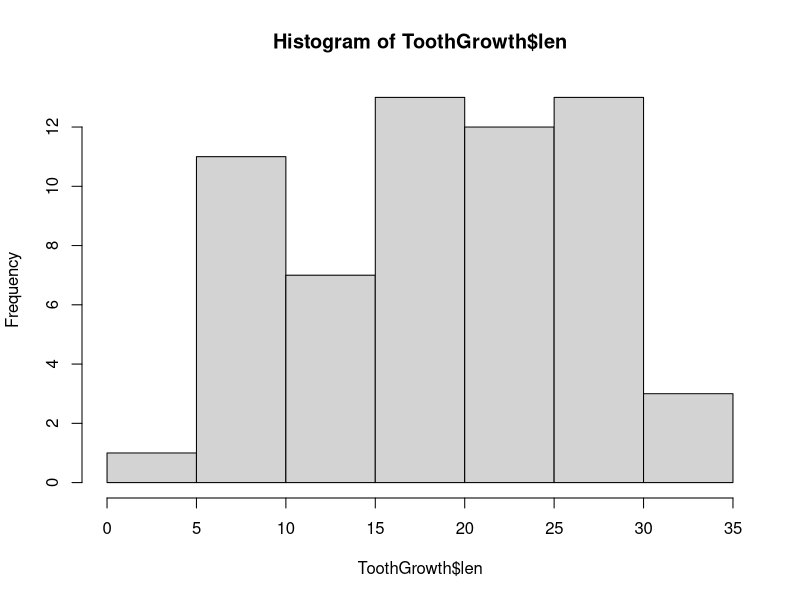
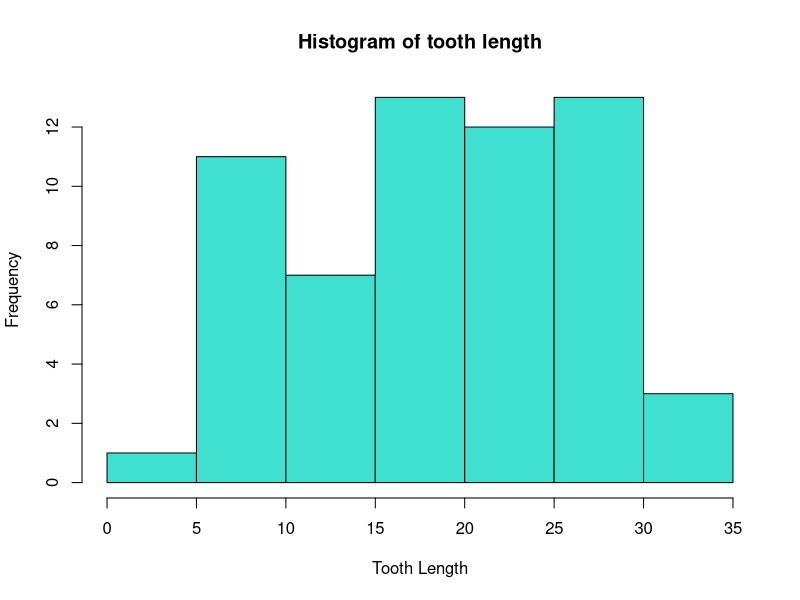
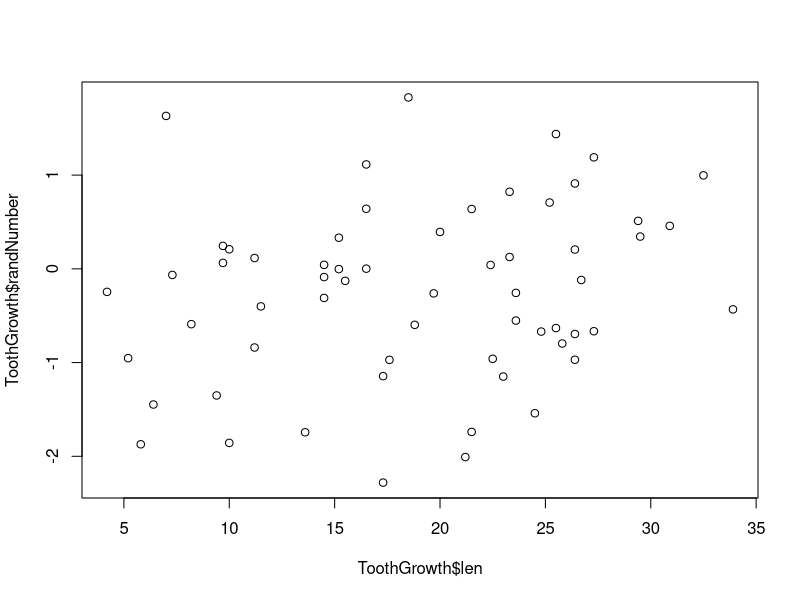
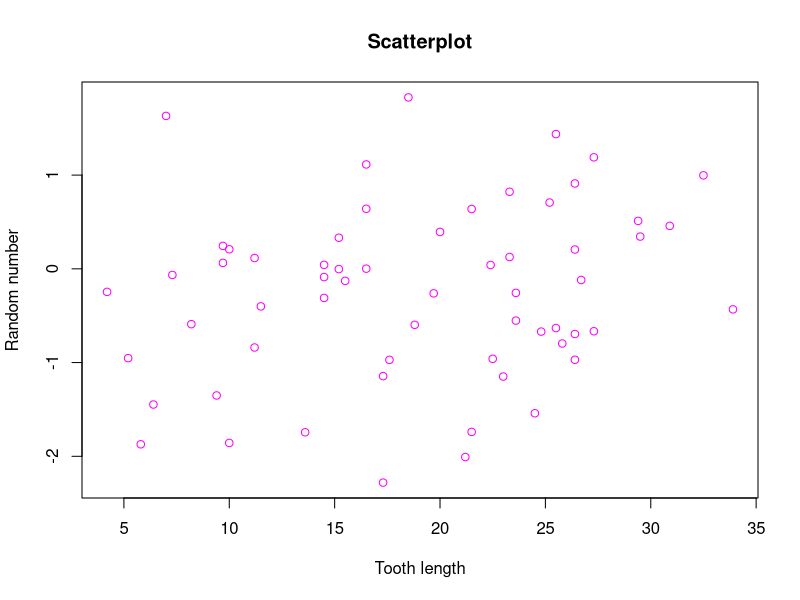
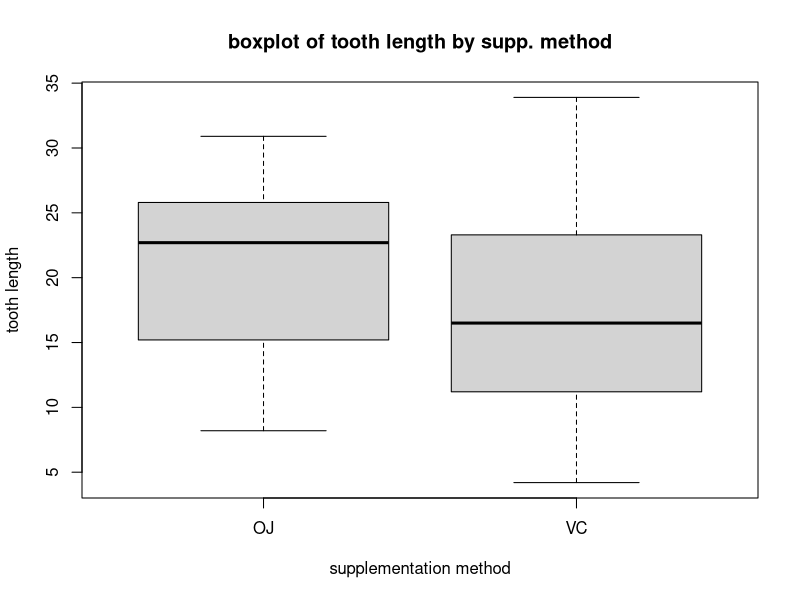
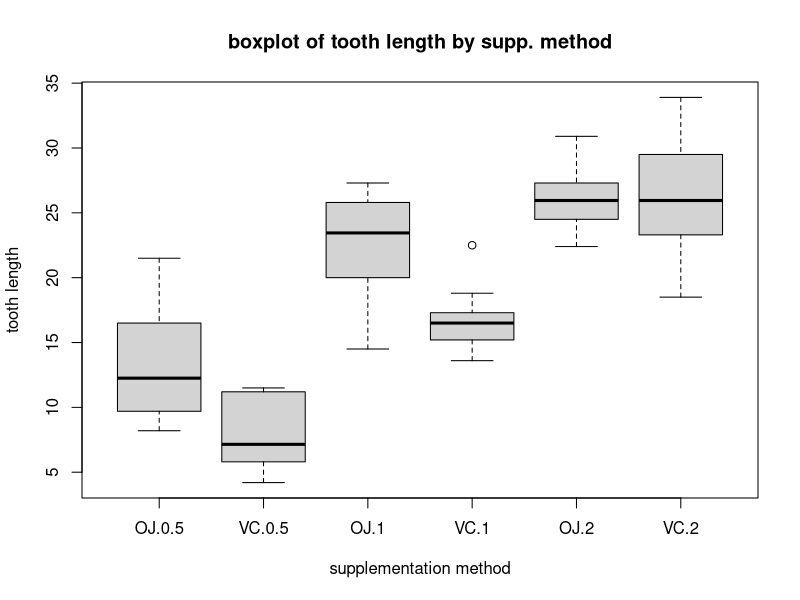

Recreate these plots in R, in order. (Note: this script raises an error after producing the figures.)
###################### 
# RA tutorial / week 1
######################

###### section 1: vectors, matrices, and operations

# clear the workspace
rm(list = ls())

# create an object 'x' equal to the number 2
x <- 2

# create an object 'y' equal to the number 3
y <- 3

# take the square of x
x^2

# now add x and y together, and store the result in a third object 'z'
z <- x + y

# find the square root of the sum of x-squared and y-squared
sqrt(x^2 + y^2)

# create a vector 'vector_a' containing the variables x, y, and z
vector_a <- c(x, y, z)

# print the second element of vector_a
vector_a[2]

# compute the number of elements in vector_a
length(vector_a)

# show the help screen for the length() function
?length

# compute the number of unique elements in vector_a
unique(vector_a)
length(unique(vector_a))

# determine whether the third element of vector_a is greater than 5
vector_a[3] > 5

# create a vector 'vector_b' containing the squares of x, y, and z
vector_b <- c(x^2, y^2, z^2)
vector_a^2

# create a matrix 'our_matrix' containing vector_a in column 1 and vector_b in column 2
our_matrix <- matrix(c(vector_a, vector_b), nrow = 3, ncol = 2, byrow = FALSE)
our_matrix

# get the dimensions of our_matrix
dim(our_matrix)
nrow(our_matrix)
ncol(our_matrix)

# print just the first column of our_matrix
our_matrix[,1]

# print the number in the 3rd row & 2nd column of our_matrix
our_matrix[3,2]

# take the row-wise sum of columns 1 & 2 of our_matrix
our_matrix[,1] + our_matrix[,2]

# add a third column to our_matrix, consisting of the row-wise sum of columns 1 & 2
our_matrix <- matrix(c(our_matrix, (our_matrix[,1]+our_matrix[,2])), nrow = 3, ncol = 3, byrow = FALSE)
our_matrix

#### section 2: dataframes

# convert our_matrix to a dataframe, and store it as 'our_dataframe'
our_dataframe <- as.data.frame(our_matrix)

# give our dataframe some columns names by creating a character vector
names(our_dataframe) <- c('a', 'a_squared', 'sum')

# now we can check that the column names were applied
names(our_dataframe)

# print the sum column
our_dataframe$sum

# print the second value in the a_squared column
our_dataframe$a_squared[2]

# add a new column to our_dataframe equal to the square root of the sum, named 'sum_sqrt'
our_dataframe$sum_sqrt <- sqrt(our_dataframe$sum)
our_dataframe

# take the sum of the new 'sum_sqrt' column
sum(our_dataframe$sum_sqrt)

# the great thing about dataframes is that you can label columns, rows, 
# and you can include multiple classes of data (i.e. character and numeric) 
# in a single data table.
# let's try working with a more realistic dataframe built into R...

# load the ToothGrowth dataset that is built into R
data(ToothGrowth)

# this dataset shows odontoblast length (`len`) in 60 guinea pigs
# given vitamin c in one of two methods (`supp`, either orange juice (OJ) or ascorbic acid (VC)) 
# at one of three doses (`dose`, either 0.5, 1, or 2 mg/day)

# first, we should explore the dataset
# display the first 10 rows of the dataframe
head(ToothGrowth, 10)

# the str() function gives a more comprehensive summary of the variables in a dataframe
# it shows the number of observations, variables, each variable's class, and # of levels
str(ToothGrowth)

# sometimes we want to get a count of the number of observations of one variable
# create a table showing the number of observations for each dose
table(ToothGrowth$dose)

# create a table showing number of observations where dose is greater than 1
table(ToothGrowth$dose > 1)

# create a table showing number of observations for each dose for each supplement type
table(ToothGrowth$dose, ToothGrowth$supp)

#### section 3: basic stats & plotting

# the summary() command allows us to get the min, max, mean, and median of all numeric variables
summary(ToothGrowth)

# find the maximum, minimum, and range of the tooth length values
max(ToothGrowth$len)
min(ToothGrowth$len)
range(ToothGrowth$len)

# find the mean tooth length, stripping NAs if they exist
mean(ToothGrowth$len)
is.na(ToothGrowth$len)
table(is.na(ToothGrowth$len))
?mean
mean(ToothGrowth$len, na.rm = TRUE)

# find the standard deviation of tooth length
sd(ToothGrowth$len, na.rm = TRUE)

# make a histogram of tooth length in the guinea pigs
hist(ToothGrowth$len)

# make some aesthetic improvements to the plot
?hist
hist(ToothGrowth$len, 
     xlab = "Tooth Length", ylab = "Frequency",
     main = "Histogram of tooth length",
     col = "turquoise")

# create a new variable in the ToothLength dataframe 'randNumber' consisting of a random number
?rnorm
ToothGrowth$randNumber <- rnorm(nrow(ToothGrowth))

# make a scatterplot of tooth length vs. the random number
plot(ToothGrowth$len, ToothGrowth$randNumber)

# make some aesthetic improvements ot the plot
plot(ToothGrowth$len, ToothGrowth$randNumber,
     xlab = "Tooth length", ylab = "Random number", 
     main = "Scatterplot", 
     col = "magenta")

# make a boxplot of tooth length vs. supplementation method
boxplot(len ~ supp, ToothGrowth,
        xlab = 'supplementation method', ylab = 'tooth length', 
        main = 'boxplot of tooth length by supp. method')

# make a boxplot of tooth length by supplementation method AND dose
boxplot(len ~ supp:dose, ToothGrowth,
        xlab = 'supplementation method', ylab = 'tooth length', 
        main = 'boxplot of tooth length by supp. method')

# it looks like there is an effect of supplementation method on tooth length.
# do a t-test to determine whether tooth length differs significantly by supplement.
t.test(len ~ supp, data = ToothGrowth, paired = FALSE)

# you can also store the results of your statistical test in an object
our_ttest <- t.test(len ~ supp, data = ToothGrowth, paired = FALSE)

# the result is a list with 9 elements. use the following syntax to print each element:
our_ttest[[3]] # prints the p-value
our_ttest[[1]] # prints the t-statistic

# it also looked like there was an effect of dose on tooth length.
# do an ANOVA to determine whether there is a significant effect of dose on tooth length
our_anova <- aov(len ~ dose, data = ToothGrowth)
summary(our_anova)

#### next week:
# importing data, packages in R,
# cleaning, manipulating & summarizing data using dplyr
# how to organize projects in R

